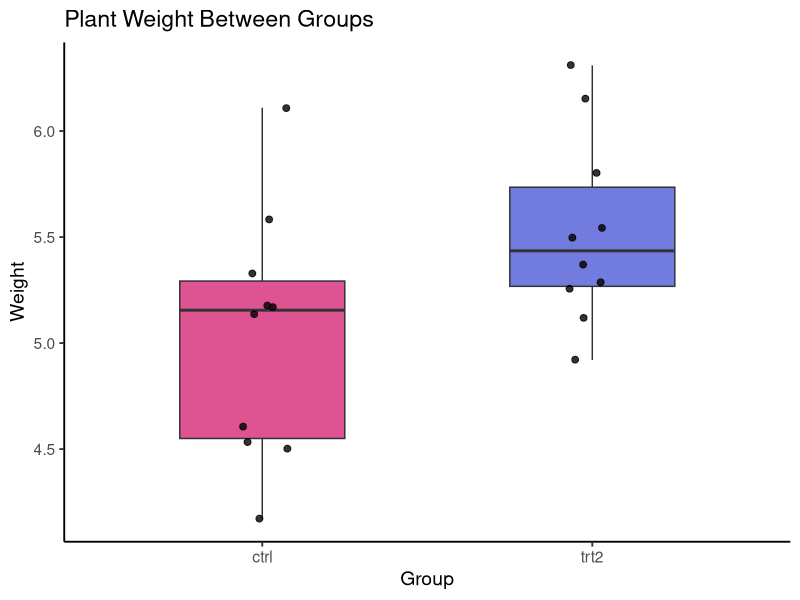
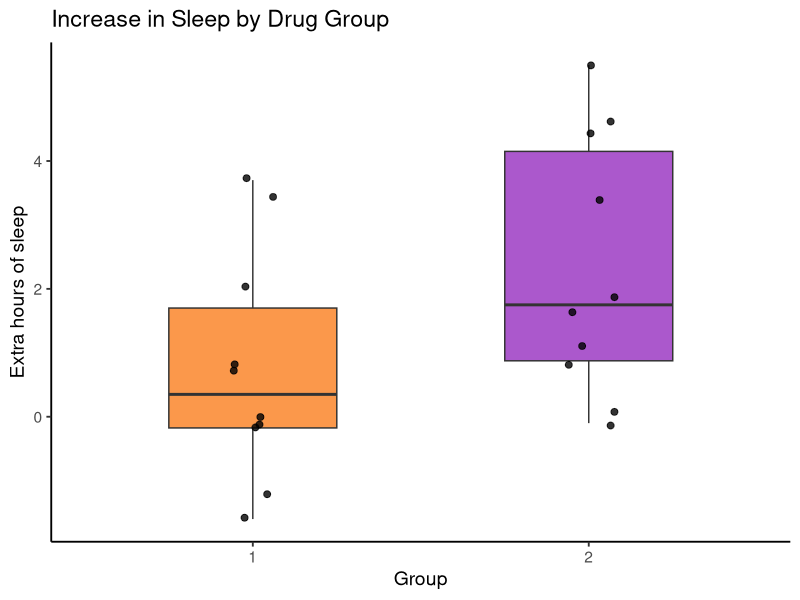

These figures' R source, in order:
######################
# Neporinis t-testas #
######################
?PlantGrowth
View(PlantGrowth)
head(PlantGrowth)

# Išsirenkame tik dvi grupes - kontrolę ir trt2
subset2 <- subset(PlantGrowth, group %in% c("ctrl", "trt2"))

# Vizualizuojame duomenis:
if (!require("ggplot2")) install.packages("ggplot2")
library(ggplot2)

ggplot(subset2, aes(x = group, y = weight, fill = group)) +
  geom_boxplot(
    width = 0.5,
    alpha = 0.8
  ) +
  geom_jitter(
    width = 0.08,
    size = 2,
    alpha = 0.8
  ) +
  scale_fill_manual(
    values = c("ctrl" = "#d62976", "trt2" = "#4f5bd5")
  ) +
  labs(
    title = "Plant Weight Between Groups",
    x = "Group",
    y = "Weight"
  ) +
  theme_classic(base_size = 14) +
  theme(legend.position = "none")

# Atsiskiriame lyginamas grupes į pogrupius
# Tikriname duomenų normalumą
ctrl <- subset(subset2, subset2$group == "ctrl")
trt2 <- subset(subset2, subset2$group == "trt2")

# Pasitikriname duomenų normalumą
shapiro.test(ctrl$weight)
shapiro.test(trt2$weight)

# Pasitikriname dispersijų homogeniškumą
if (!require("car")) install.packages("car")
library(car)
leveneTest(weight ~ group, data = subset2)

# T-testas taikomas tada kai duomenys pasiskirstę normaliai
# ir dispersijos homogeniškos
t.test(ctrl$weight, trt2$weight, paired = FALSE, var.equal = TRUE)

# Kai duomenys pasiskirstę normaliai,
# bet dispersijos nehomogeniškos
# taikomas T-testas su Welch korekcija
t.test(ctrl$weight, trt2$weight, paired = FALSE, var.equal = FALSE)

# Kai duomenys nėra pasiskirstę normaliai,
# taikomas Wilcoxon Rank-sum (Mann-Whitney U) testas
wilcox.test(ctrl$weight, trt2$weight, paired = FALSE)


####################
# Porinis t-testas #
####################
?sleep
View(sleep)
head(sleep)

# Vizualizuojame duomenis:
ggplot(sleep, aes(x = group, y = extra, fill = group)) +
  geom_boxplot(
    width = 0.5,
    alpha = 0.8
  ) +
  geom_jitter(
    width = 0.08,
    size = 2,
    alpha = 0.8
  ) +
  scale_fill_manual(
    values = c("1" = "#fa7e1e", "2" = "#962fbf")
  ) +
  labs(
    title = "Increase in Sleep by Drug Group",
    x = "Group",
    y = "Extra hours of sleep"
  ) +
  theme_classic(base_size = 14) +
  theme(legend.position = "none")

# Atsiskiriame grupes į pogrupius
gr_1 <- subset(sleep, sleep$group == "1")
gr_2 <- subset(sleep, sleep$group == "2")

# Pasitikriname duomenų normalumą
shapiro.test(gr_1$extra)
shapiro.test(gr_2$extra)

# Atliekame porinį t-testą
t.test(gr_1$extra, gr_2$extra, paired = TRUE)

# Kai poriniai duomenys nėra pasiskirstę normaliai,
# Taikomas Wilcoxon signed-rank testas
wilcox.test(gr_1$extra, gr_2$extra, paired = TRUE)
